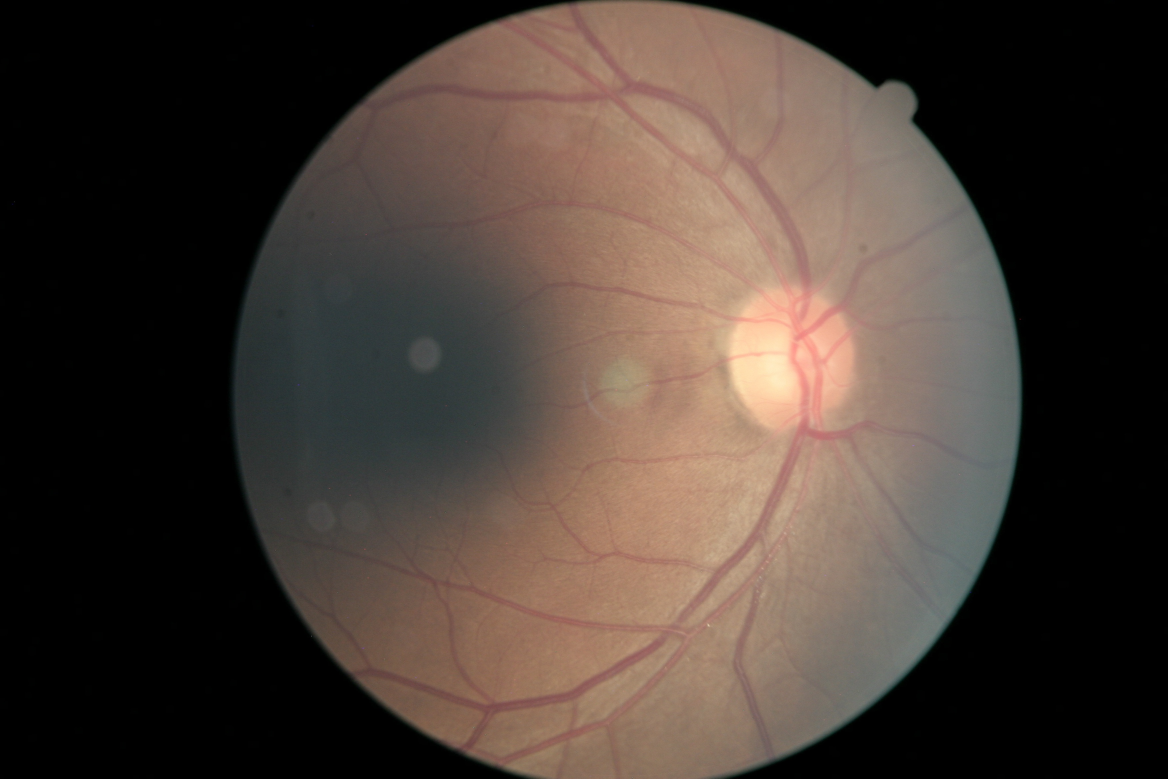
#> input picture data/sample/14281_right.jpeg, 3504 x 2336 px (shown at 1/3 size); its folder holds only this picture in this run
$ python inspect_grayscale_pipeline.py
#> lines starting #> are read from the running program, lines starting #| are printed output that depends on the picture; after the words box and inside, x2 and y2 are one past the last pixel; in counts of white or black regions, pixels touching at a corner belong together
"""
Visual inspection script for a Grayscale-First Preprocessing Pipeline.

Usage:
    python scripts/inspect_grayscale_pipeline.py
    # Then open artifacts/grayscale_pipeline_test.png
"""

import os
import sys

PROJECT_ROOT = os.path.dirname(os.path.dirname(os.path.abspath(__file__)))
if PROJECT_ROOT not in sys.path:
    sys.path.insert(0, PROJECT_ROOT)

import cv2
import numpy as np
import matplotlib
matplotlib.use("Agg")
import matplotlib.pyplot as plt

SAMPLE_DIR = os.path.join(PROJECT_ROOT, "data", "sample")
OUTPUT_DIR = os.path.join(PROJECT_ROOT, "artifacts")
OUTPUT_PATH = os.path.join(OUTPUT_DIR, "grayscale_pipeline_test.png")
TARGET_SIZE = (512, 512)
THRESHOLD = 10


def pad_to_square_gray(image, pad_value=0):
    """Pads a 1-channel grayscale image to make it square."""
    h, w = image.shape[:2]
    max_dim = max(h, w)

    top = (max_dim - h) // 2
    bottom = max_dim - h - top
    left = (max_dim - w) // 2
    right = max_dim - w - left

    return cv2.copyMakeBorder(image, top, bottom, left, right,
                              cv2.BORDER_CONSTANT, value=pad_value)


def preprocessing_stages_gray(image_path, threshold=THRESHOLD, target_size=TARGET_SIZE):
    """Run the pipeline assuming Grayscale conversion happens at step 1."""
#> called with image_path = 'data/sample/14281_right.jpeg', threshold = 10, target_size = (512, 512)
    image = cv2.imread(image_path, cv2.IMREAD_COLOR)
#> image is the input picture: shape (2336, 3504, 3); mean B, G, R 52.5, 59.6, 71.3
    if image is None:
        raise ValueError(f"Could not load: {image_path}")

    # 1. IMMEDIATE GRAYSCALE CONVERSION
    gray = cv2.cvtColor(image, cv2.COLOR_BGR2GRAY)
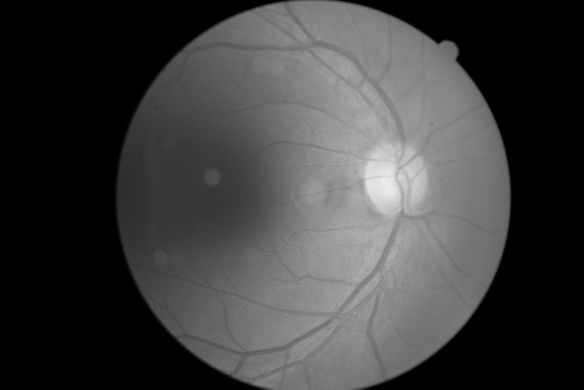
#> gray: shape (2336, 3504) (shown at 1/6 size); min 0, max 239, mean 62.3

    # 2. Pristine Mask extraction (using the gray image)
    blurred_gray = cv2.medianBlur(gray, 7)
    _, binary = cv2.threshold(blurred_gray, threshold, 255, cv2.THRESH_BINARY)
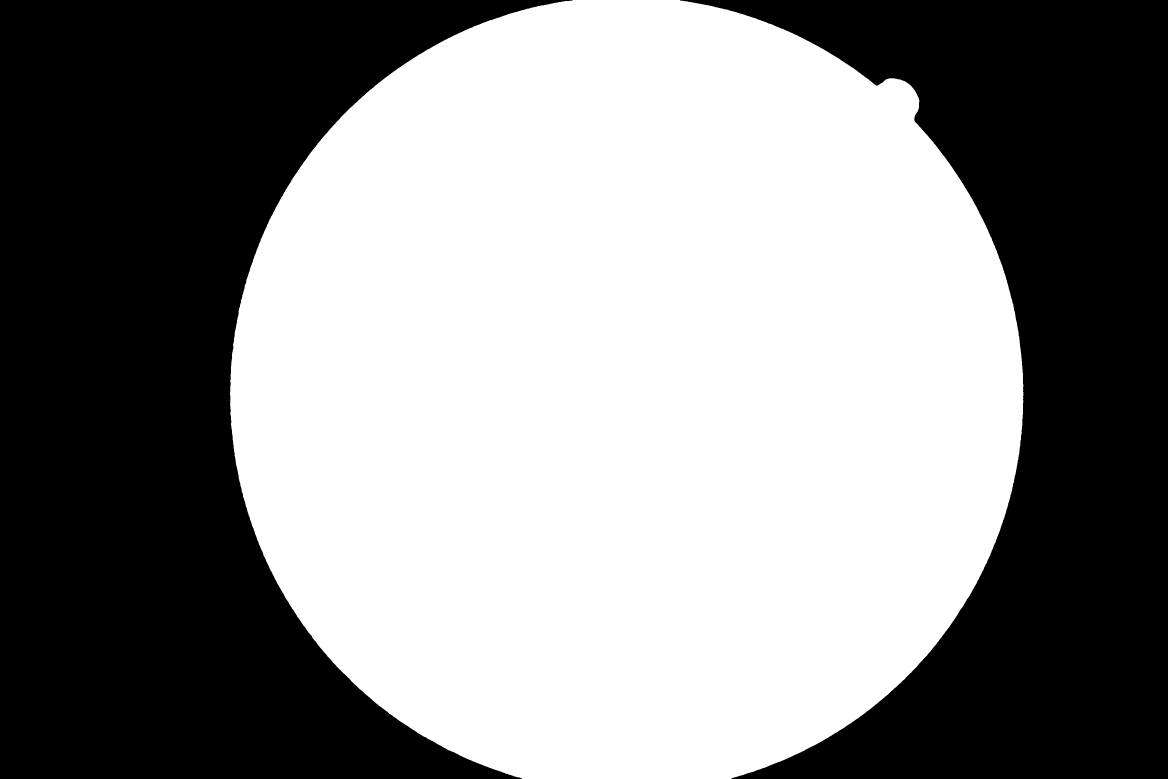
#> binary: shape (2336, 3504) (shown at 1/3 size); 54.4% white; 2 black regions, box (x1, y1, x2, y2) and area: (0, 0, 1719, 2336) 2167842, (2040, 0, 3504, 2336) 1563743

    kernel = cv2.getStructuringElement(cv2.MORPH_ELLIPSE, (5, 5))
    binary = cv2.morphologyEx(binary, cv2.MORPH_OPEN, kernel)
#> binary: shape (2336, 3504); 54.4% white; 2 black regions

    contours, _ = cv2.findContours(binary, cv2.RETR_EXTERNAL, cv2.CHAIN_APPROX_SIMPLE)
#> contours = 1 contour; box (x1, y1, x2, y2) and area: (690, 0, 3070, 2336) 4450312
    if not contours:
        raise ValueError(f"No foreground found in image: {image_path}")

    main_contour = max(contours, key=cv2.contourArea)
#> main_contour = contour of 3287 points, box (x1, y1, x2, y2) (690, 0, 3070, 2336), area 4450312
    full_mask = np.zeros_like(gray)
    cv2.drawContours(full_mask, [main_contour], -1, 255, thickness=cv2.FILLED)

    x, y, w, h = cv2.boundingRect(main_contour)
#> x = 690; y = 0; w = 2380; h = 2336

    # 3. Crop
    cropped = gray[y : y + h, x : x + w].copy()
    mask = full_mask[y : y + h, x : x + w]
#> mask: shape (2336, 2380); 80.1% white; 9 black regions (4 under 20 px), largest, box (x1, y1, x2, y2) and area: (0, 0, 1029, 1177) 291678, (1350, 0, 2380, 1152) 286805, (0, 1215, 876, 2336) 264312, (1504, 1208, 2380, 2336) 263101, (0, 1186, 1, 1211) 25

    # Pre-fill the background with 128 (50% Gray)
    cropped[mask == 0] = 128
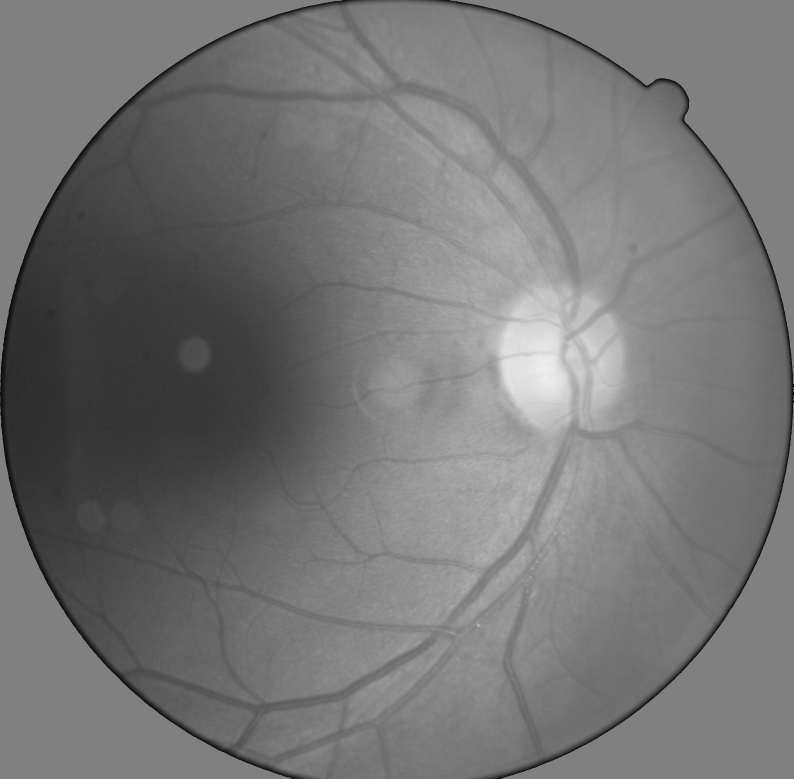
#> cropped: shape (2336, 2380) (shown at 1/3 size); min 1, max 239, mean 117.1

    # 4. Pad to square using 128
    squared_img = pad_to_square_gray(cropped, pad_value=128)
    squared_mask = pad_to_square_gray(mask, pad_value=0)

    # 5. Resize safely
    resized_img = cv2.resize(squared_img, target_size, interpolation=cv2.INTER_AREA)
    resized_mask = cv2.resize(squared_mask, target_size, interpolation=cv2.INTER_NEAREST)
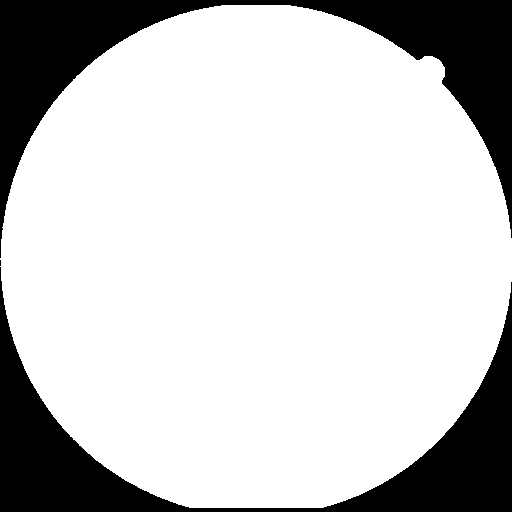
#> resized_mask: shape (512, 512); 78.6% white; 3 black regions (1 under 20 px), largest, box (x1, y1, x2, y2) and area: (0, 0, 512, 258) 29444, (0, 267, 512, 512) 26554

    # 6. Ben Graham Enhancement (Directly on 1D grayscale array)
    blurred_for_bg = cv2.GaussianBlur(resized_img, (0, 0), 10)
    enhanced = cv2.addWeighted(resized_img, 4, blurred_for_bg, -4, 128)

    # Clean up mask edges
    enhanced[resized_mask == 0] = 128
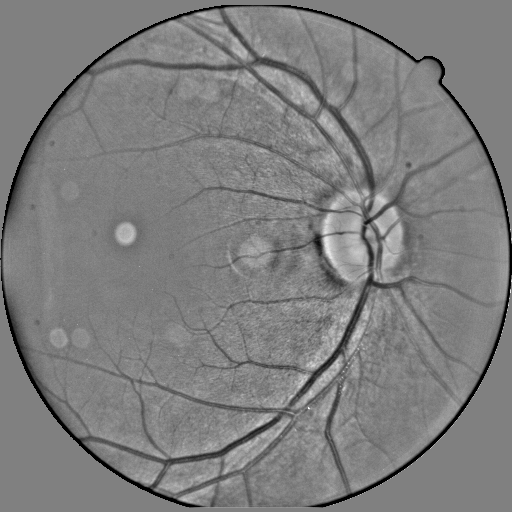
#> enhanced: shape (512, 512); min 0, max 255, mean 125.9

    # 7. CLAHE (Directly on 1D grayscale array — no LAB conversion needed!)
    clahe = cv2.createCLAHE(clipLimit=2.8, tileGridSize=(8, 8))
    cl = clahe.apply(enhanced)
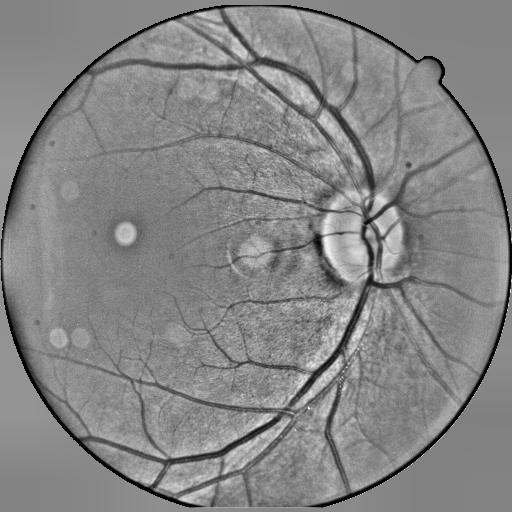
#> cl: shape (512, 512); min 2, max 255, mean 133

    # 8. Mild Denoising
    denoised = cv2.medianBlur(cl, 3)

    # Helper to convert 1D grayscale back to 3D RGB solely for matplotlib to display it properly
    def to_rgb_plot(img_gray):
        return cv2.cvtColor(img_gray, cv2.COLOR_GRAY2RGB)
#> returned value: shape (2336, 3504, 3)

    return {
        "Original (RGB)": cv2.cvtColor(image, cv2.COLOR_BGR2RGB),
        "Original (Gray)": to_rgb_plot(gray),
        "Squared & Resized": to_rgb_plot(resized_img),
        "Ben Graham": to_rgb_plot(enhanced),
        "CLAHE (Final)": to_rgb_plot(denoised),
    }


def main():
    os.makedirs(OUTPUT_DIR, exist_ok=True)

    sample_files = sorted([
        os.path.join(SAMPLE_DIR, f)
        for f in os.listdir(SAMPLE_DIR)
        if f.lower().endswith((".jpeg", ".jpg", ".png"))
    ])

    if not sample_files:
        print(f"No sample images found in {SAMPLE_DIR}")
        return

    stage_names = ["Original (RGB)", "Original (Gray)", "Squared & Resized", "Ben Graham", "CLAHE (Final)"]

    n_images = len(sample_files)
    n_stages = len(stage_names)

    fig, axes = plt.subplots(n_images, n_stages, figsize=(4 * n_stages, 4 * n_images))
    if n_images == 1:
        axes = axes[np.newaxis, :]

    for row, image_path in enumerate(sample_files):
        filename = os.path.basename(image_path)
        stages = preprocessing_stages_gray(image_path)
#> stages = 5 items

        for col, stage_name in enumerate(stage_names):
            ax = axes[row, col]
            ax.imshow(stages[stage_name])
            ax.axis("off")
            if row == 0:
                ax.set_title(stage_name, fontsize=14, fontweight="bold")
            if col == 0:
                ax.set_ylabel(filename, fontsize=10, rotation=0, labelpad=80, va="center")

    plt.tight_layout()
    fig.savefig(OUTPUT_PATH, dpi=150, bbox_inches="tight")
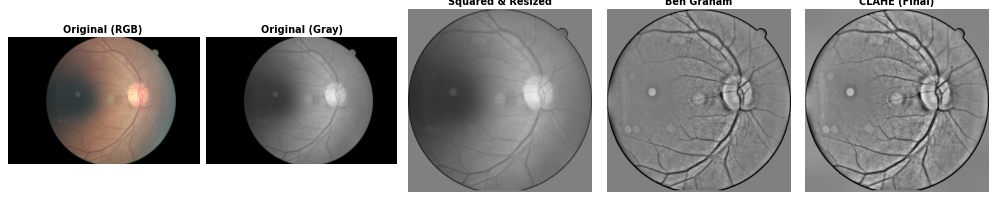
#> figure drawn by matplotlib, 5 panels
    plt.close(fig)
    print(f"\nSaved Grayscale comparison grid to {OUTPUT_PATH}")


if __name__ == "__main__":
    main()

$ run again, on data/sample/5800_left.jpeg
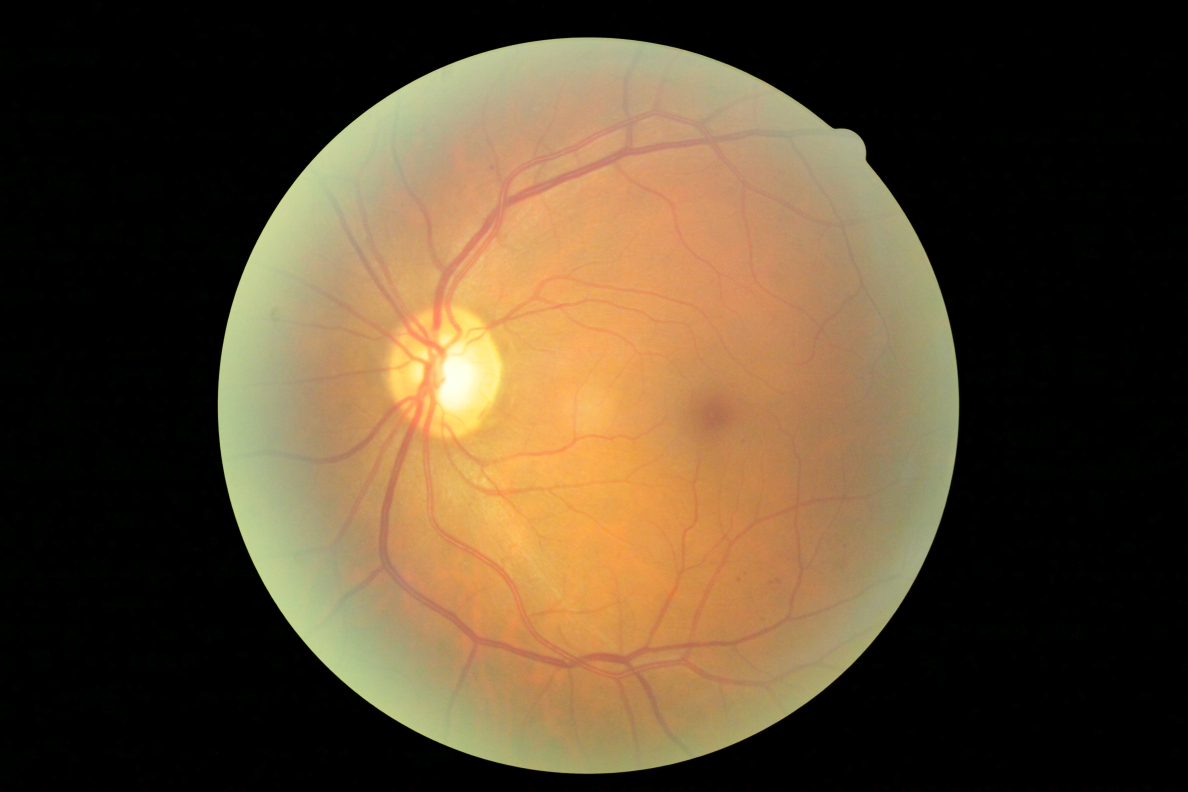
#> input picture data/sample/5800_left.jpeg, 4752 x 3168 px (shown at 1/4 size)
#> in preprocessing_stages_gray, image is the input picture: shape (3168, 4752, 3); mean B, G, R 48, 72.4, 90.6
#> in preprocessing_stages_gray, `_, binary = cv2.threshold(blurred_gray, threshold, 255, cv2.THRESH_BIN..`:
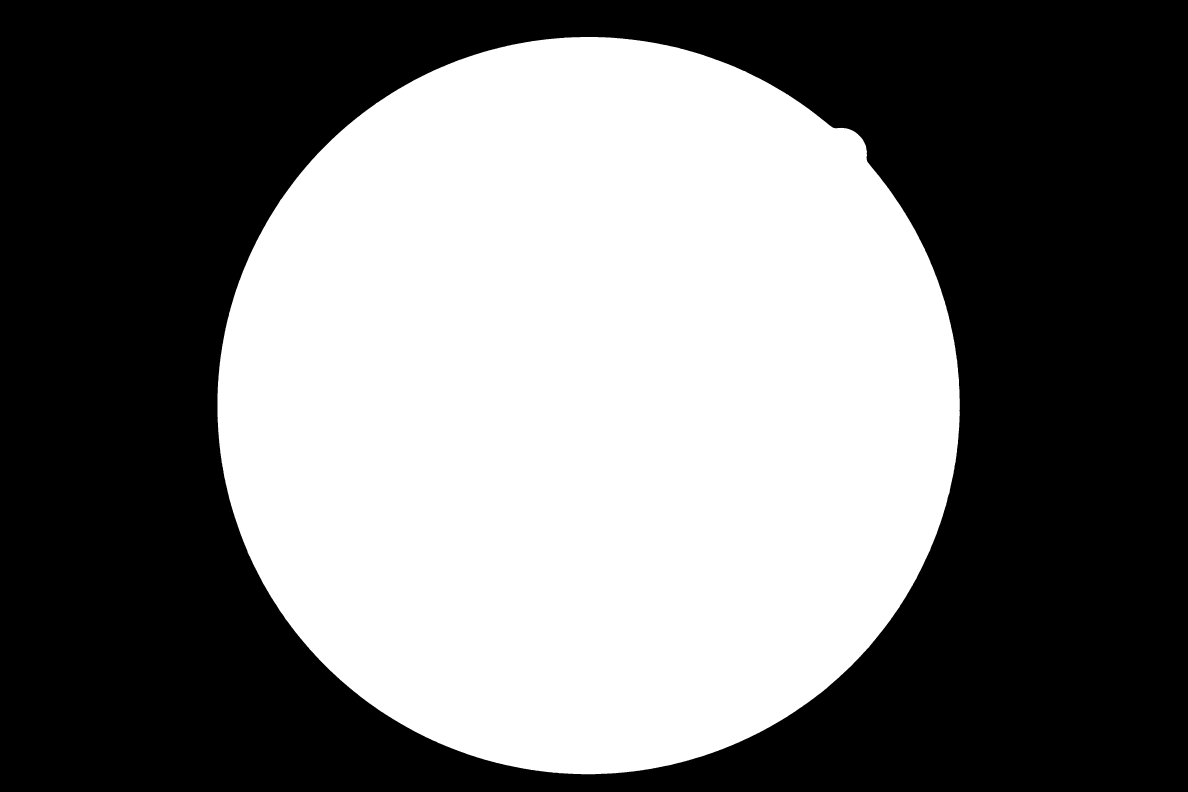
#> binary: shape (3168, 4752) (shown at 1/4 size); 45.7% white; 1 white region, box (x1, y1, x2, y2) and area: (870, 148, 3839, 3097) 6881846
#> contours = 1 contour; box (x1, y1, x2, y2) and area: (870, 148, 3839, 3097) 6877613
#> main_contour = contour of 4277 points, box (x1, y1, x2, y2) (870, 148, 3839, 3097), area 6877613
#> in preprocessing_stages_gray, `x, y, w, h = cv2.boundingRect(main_contour)`: x = 870; y = 148; w = 2969; h = 2949
#> mask: shape (2949, 2969); 78.6% white; 6 black regions (2 under 20 px), largest, box (x1, y1, x2, y2) and area: (1512, 1516, 2969, 2949) 471614, (0, 0, 1451, 1425) 469860, (0, 1533, 1454, 2949) 468562, (1522, 0, 2969, 1446) 463697
#> resized_mask: shape (512, 512); 78.1% white; 3 black regions (1 under 20 px), largest, box (x1, y1, x2, y2) and area: (0, 0, 512, 248) 28905, (0, 267, 512, 512) 28585
#> in preprocessing_stages_gray, `cl = clahe.apply(enhanced)`:
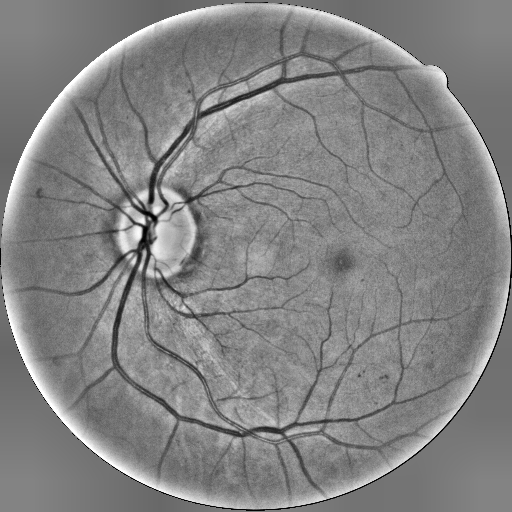
#> cl: shape (512, 512); min 1, max 255, mean 130.8
#> stages = 5 items

$ run again, on data/sample/43057_right.jpeg
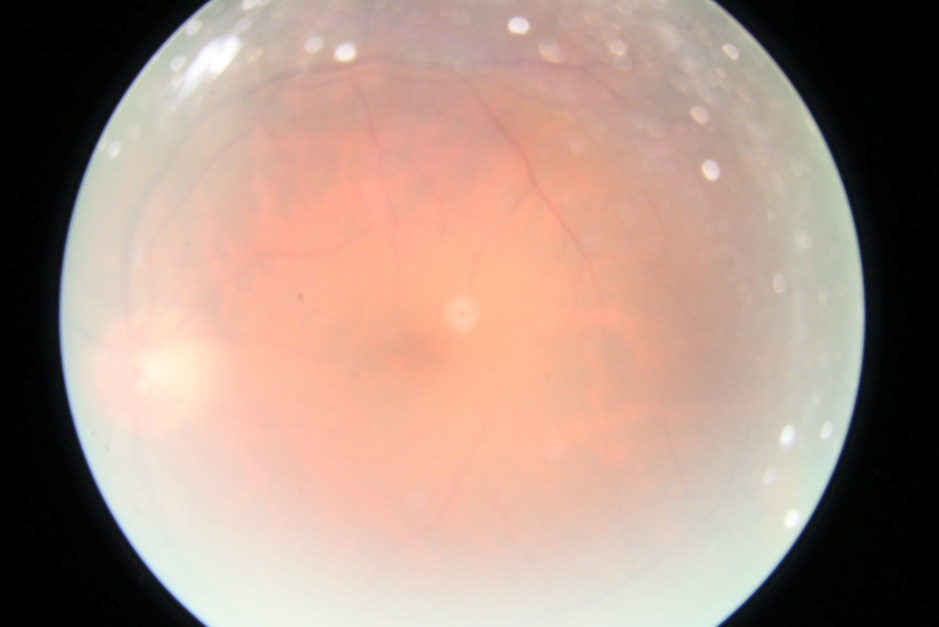
#> input picture data/sample/43057_right.jpeg, 2816 x 1880 px (shown at 1/3 size)
#> in preprocessing_stages_gray, image is the input picture: shape (1880, 2816, 3); mean B, G, R 133.1, 145.7, 172.1
#> in preprocessing_stages_gray, `_, binary = cv2.threshold(blurred_gray, threshold, 255, cv2.THRESH_BIN..`:
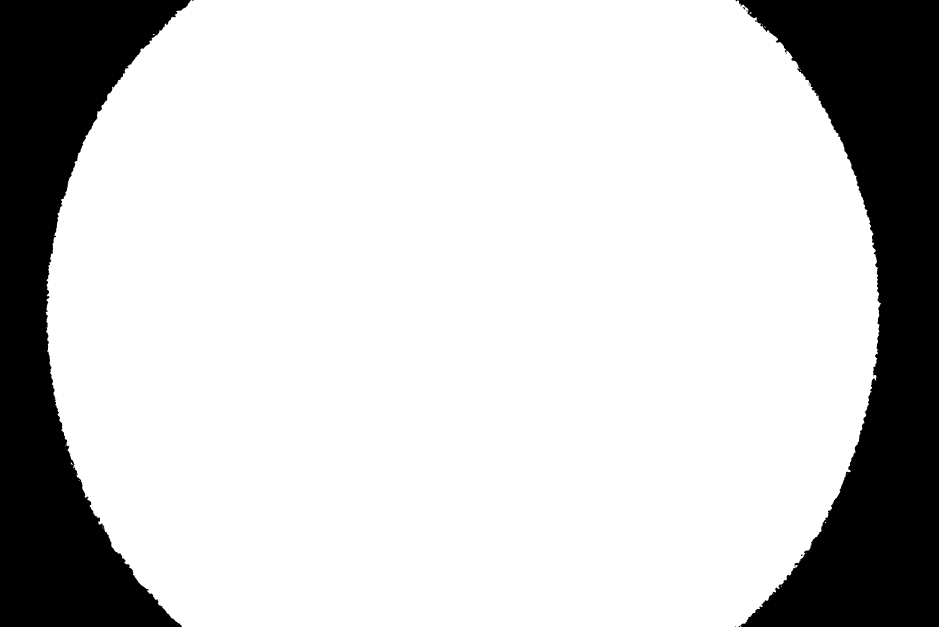
#> binary: shape (1880, 2816) (shown at 1/3 size); 79.5% white; 22 black regions (19 under 20 px), largest, box (x1, y1, x2, y2) and area: (2207, 0, 2816, 1880) 581822, (0, 0, 573, 1880) 505561, (2228, 22, 2236, 29) 27
#> contours = 2 contours, 1 with area under 20; largest, box (x1, y1, x2, y2) and area: (138, 0, 2642, 1880) 4201639
#> main_contour = contour of 2610 points, box (x1, y1, x2, y2) (138, 0, 2642, 1880), area 4201639
#> full_mask: shape (1880, 2816); 79.4% white; 3 black regions (1 under 20 px), largest, box (x1, y1, x2, y2) and area: (2207, 0, 2816, 1880) 582453, (0, 0, 582, 1880) 506026
#> in preprocessing_stages_gray, `x, y, w, h = cv2.boundingRect(main_contour)`: x = 138; y = 0; w = 2504; h = 1880
#> mask: shape (1880, 2504); 89.3% white; 5 black regions (1 under 20 px), largest, box (x1, y1, x2, y2) and area: (2069, 0, 2504, 910) 128684, (0, 0, 444, 937) 127657, (2078, 913, 2504, 1880) 126649, (0, 940, 408, 1880) 118929
#> resized_mask: shape (512, 512); 67.1% white; 4 black regions (3 under 20 px), largest, box (x1, y1, x2, y2) and area: (0, 0, 512, 512) 86110
#> in preprocessing_stages_gray, `cl = clahe.apply(enhanced)`:
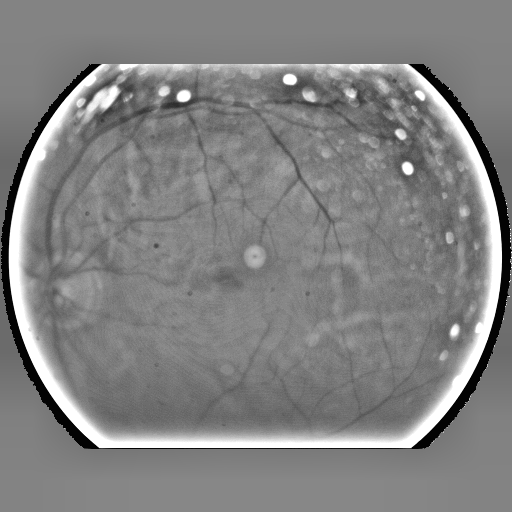
#> cl: shape (512, 512); min 2, max 255, mean 129.9
#> stages = 5 items
